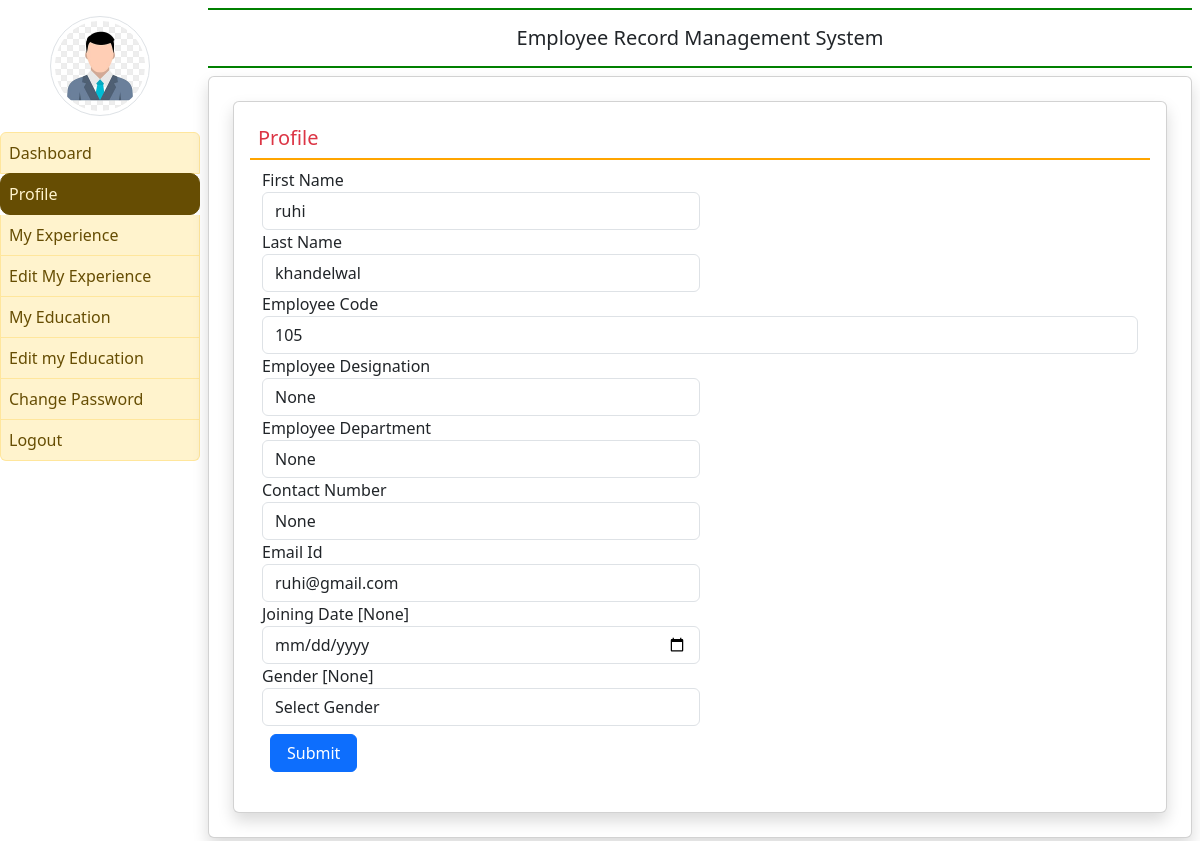
Screenshot of /profile (signed in) with the database file from the repository.
### employee/models.py (models this page shows, shortened)
class EmployeeDetail(models.Model):
    user = models.ForeignKey(User, on_delete=models.CASCADE)
    empcode = models.CharField(max_length = 50)
    empdept = models.CharField(max_length = 100, null=True)
    designation = models.CharField(max_length = 100, null=True)
    contact = models.CharField(max_length = 15, null=True)
    gender = models.CharField(max_length = 50, null=True)
    joiningdate = models.DateField(null=True)

### employee/views.py (the view, shortened to what this page needs)
# urls.py: path("profile", views.profile, name="profile"),
def profile(request):
    if not request.user.is_authenticated:
        return redirect('emp_login')
    error = ""
    user = request.user
    employee = EmployeeDetail.objects.get(user=user)
    return render(request, 'profile.html', locals())

### employee/templates/profile.html (shortened to what this page needs)
{% extends "emp_base.html" %}
{% block main %}
<div class="card shadow m-2">
    <div class="card-body">
        <h5 class="p-2 text-danger" style="border-bottom: 2px solid orange">Profile</h5>
        <div class="container-fluid">
            <form method="post">
                <div class="form-row">
                    <div class="col-sm-6">
                        <div class="form-group">
                            <label>First Name</label>
                            <input type="text" name="firstname" class="form-control" placeholder="Enter First Name" pattern="[A-Za-z]+" value="{{employee.user.first_name}}">
                        </div>
                    </div>
                    <div class="col-sm-6">
                        <div class="form-group">
                            <label>Last Name</label>
                            <input type="text" name="lastname" class="form-control" placeholder="Enter Last Name" pattern="[A-Za-z]+" value="{{employee.user.last_name}}">
                        </div>
                    </div>
                    <div class="col-sm-12">
                        <div class="form-group">
                            <label>Employee Code</label>
                            <input type="text" name="empcode" class="form-control" placeholder="Enter Your Employee Code" pattern="[0-9]+" value="{{employee.empcode}}">
                        </div>
                    </div>
                    <div class="col-sm-6">
                        <div class="form-group">
                            <label>Employee Designation</label>
                            <input type="text" name="designation" class="form-control" placeholder="Designation" value="{{employee.designation}}">
                        </div>
                    </div>
                    <div class="col-sm-6">
                        <div class="form-group">
                            <label>Employee Department</label>
                            <input type="text" name="department" class="form-control" placeholder="Department" value="{{employee.empdept}}">
                        </div>
                    </div>
                    <div class="col-sm-6">
                        <div class="form-group">
                            <label>Contact Number</label>
                            <input type="text" name="contact" class="form-control" placeholder="Contact Number" value="{{employee.contact}}">
                        </div>
                    </div>
                    <div class="col-sm-6">
                        <div class="form-group">
                            <label>Email Id</label>
                            <input type="email" name="emailid" class="form-control" placeholder="Email Id" value="{{employee.user.username}}">
                        </div>
                    </div>
                    <div class="col-sm-6">
                        <div class="form-group">
                            <label>Joining Date [{{employee.joiningdate}}]</label>
                            <input type="date" name="jdate" class="form-control">
                        </div>
                    </div>
                    <div class="col-sm-6">
                        <div class="form-group">
                            <label>Gender [{{employee.gender}}]</label>
                            <select name="gender" class="form-control">
                                <option value="None">Select Gender</option>
                            </select>
                        </div>
                    </div>
                </div>
                <input type="submit" value="Submit" class="m-2 px-3 btn btn-primary">
            </form>
        </div>
    </div>
</div>
{% endblock main %}

### rows the page displays
EmployeeDetail: firstname "ruhi", lastname "khandelwal", empcode "105", designation "None", department "None", contact "None", emailid "ruhi@gmail.com", joiningdate "None", gender "None"
